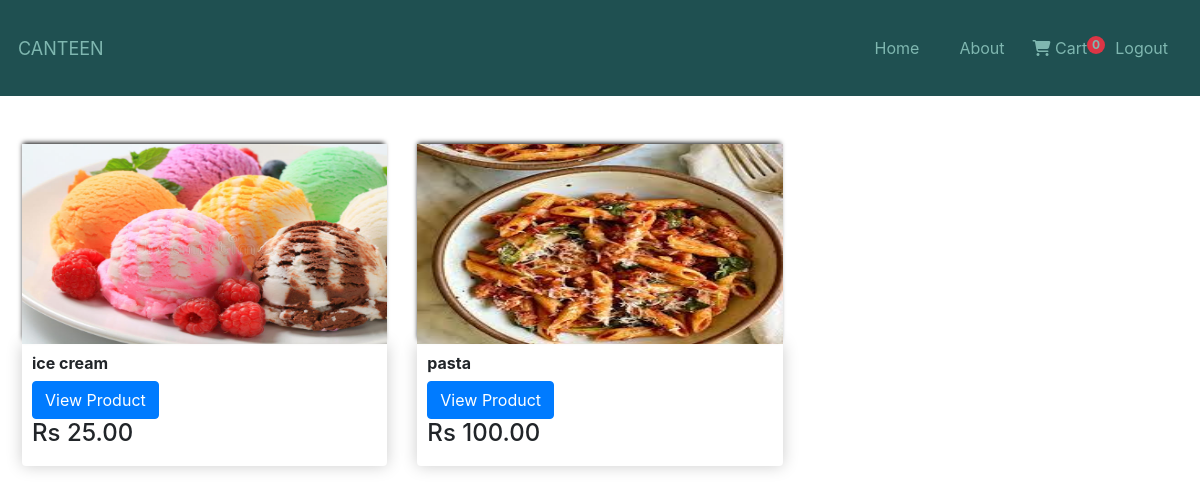
Screenshot of /todayspl/ (signed in) with the database file from the repository.
### account/models.py (models this page shows, shortened)
class Customer(models.Model):
    user=models.OneToOneField(User,on_delete=models.CASCADE)
    name=models.CharField(max_length=200)
    email=models.EmailField(max_length=100)

### ordering/models.py (models this page shows, shortened)
class Product(models.Model):
    options=(("Breakfast","Breakfast"),
    ("Lunch","Lunch"),
    ("Todayspl","Todayspl"),)
    name=models.CharField(max_length=100)
    price=models.DecimalField(max_digits=7,decimal_places=2)
    category=models.CharField(max_length=10,choices=options)
    description=models.TextField(max_length=500)
    image=models.ImageField(null=True,blank=True)
    @property
    def ImageURL(self):
        try:
            url = self.image.url
        except:
            url = ''
        return url

### ordering/views.py (the view)
# urls.py: path("todayspl/",views.todayspl,name="todayspl"),
@login_required
def todayspl(request):
    products=Product.objects.all()
    context={"products":products}
    return render(request,"ordering/todayspl.html",context)

### account/templatetags/cart_template_tags.py (called while the page is built)
@register.filter(name="cart_products")
def cart_products(user):
    if user.is_authenticated:
        customer_obj = Customer.objects.get(user=user)
        qs = order_info.objects.filter(customer=customer_obj, complete=False)
        if qs.exists():
            return qs[0].products.count()
    return 0

### ordering/templates/ordering/todayspl.html
{% extends "account/base.html" %}
{% block content %}
<div class="row" style="margin-right: 7px;
margin-left: 7px;">
{% for product in products %}
{% if product.category == 'Todayspl' %}
<div class="col-lg-4 mt-5">
  <img src="{{product.ImageURL}}"  class="thumbnails">
  <div class="box-element product ">
    <h6><strong>{{product.name}}</strong></h6>
    <a href="{% url 'Productdetail' product.id   %}" class="btn btn-primary">View Product</a>
    <h4>Rs {{product.price}}</h4>
  </div>
</div>
{% endif %}
{% endfor %}
</div>
{% endblock %}

### account/templates/account/base.html (shortened to what this page needs)
<!DOCTYPE html>
<html lang="en">
    {% load cart_template_tags %}
{% load static %}
<head>
    <link rel="stylesheet" type="text/css" href="{% static 'account/main.css' %}">
    <link rel="stylesheet" href="https://cdn.jsdelivr.net/npm/bootstrap@4.4.1/dist/css/bootstrap.min.css"
>
    <link rel="stylesheet" href="https://stackpath.bootstrapcdn.com/bootstrap/4.4.1/css/bootstrap.min.css"
>
</head>
<body>
    <nav class="navbarContainer">
        {% if not user.is_staff %}
        <a class="logoHeading" href="{% url 'menu' %}"> Canteen</a>
        {% else %}
        <a class="logoHeading" href="{% url 'dashboard' %}">Canteen</a>
        {% endif %}
        <div class="anchoreContainer" id="navbarSupportedContent">
            <ul class="anchorestag">
                <li class="nav-item active">
                    {% if not user.is_staff %}
                    <a class="nav-link" href="{% url 'menu' %}">Home </a>
                    {% else %}
                    <a class="nav-link" href="{% url 'dashboard' %}">Home <span class="sr-only"></span></a>
                    {%endif%}
                </li>
            </ul>
            <div class="navbarButtonsContainer">
                {% if user.is_authenticated %}
                <a href="#" class="my-2 my-sm-0">About</a>
                {% if not user.is_staff%}
                <a href="{% url 'order-summary' %}" class="nav-link waves-effect">
                    <i class="fa-solid fa-cart-shopping"></i>
                    <span class="clearfix d-none d-sm-inline-block"> Cart </span>
                    <span class="position-absolute  start-100 translate-middle badge rounded-pill bg-danger">
                        {{ request.user|cart_products }}
                    </span>
                </a>
                {% endif %}
                <a href="{% url 'logout' %}" class="my-2 my-sm-0">Logout</a>
                {% else %}
                <a href="{% url 'register' %}" class=" mr-sm-2">Register</a>
                <a href="{% url 'login' %}" class=" my-2 my-sm-0">Login</a>
                {% endif %}
            </div>
        </div>
    </nav>
    {% block content %}{% endblock %}
</body>
</html>

### account/static/account/main.css (style rules this page uses)
.navbarContainer { background-color: #1f5051; padding: 18px; display: flex; flex-direction: row; justify-content: space-between; align-items: center; }
.logoHeading { text-decoration: none; color: #7fb7b0; text-transform: uppercase; font-size: 18px; }
.anchoreContainer { display: flex; flex-direction: row; }
.anchorestag { padding: 10px; margin: 0px; list-style: none; }
.anchorestag a { color: #7fb7b0; }
.navbarButtonsContainer { display: flex; flex-direction: row; align-items: center; }
.navbarButtonsContainer a { color: #7fb7b0; background-color: transparent; padding: 5px 14px; text-decoration: none; border-radius: 10px; }
::placeholder { color: white; }

### account/templates/account/base.html (style rules this page uses)
.box-element { box-shadow: hsl(0, 0%, 80%) 0 0 16px; background-color: #fff; border-radius: 4px; padding: 10px; }
.thumbnails { width: 100%; height: 200px; -webkit-box-shadow: -1px -3px 5px -2px rgb(0, 0, 0); -moz-box-shadow: -1px -3px 5px -2px rgb(0, 0, 0); box-shadow: -1px -3px 5px -2px rgb(0, 0, 0); }
.product { border-radius: 0 0 4px 4px; }

### rows the page displays
Product: ImageURL (picture), name "ice cream", price "25.00"
Product: ImageURL (picture), name "pasta", price "100.00"

### other values shown
{{ request.user|cart_products }} "0"
